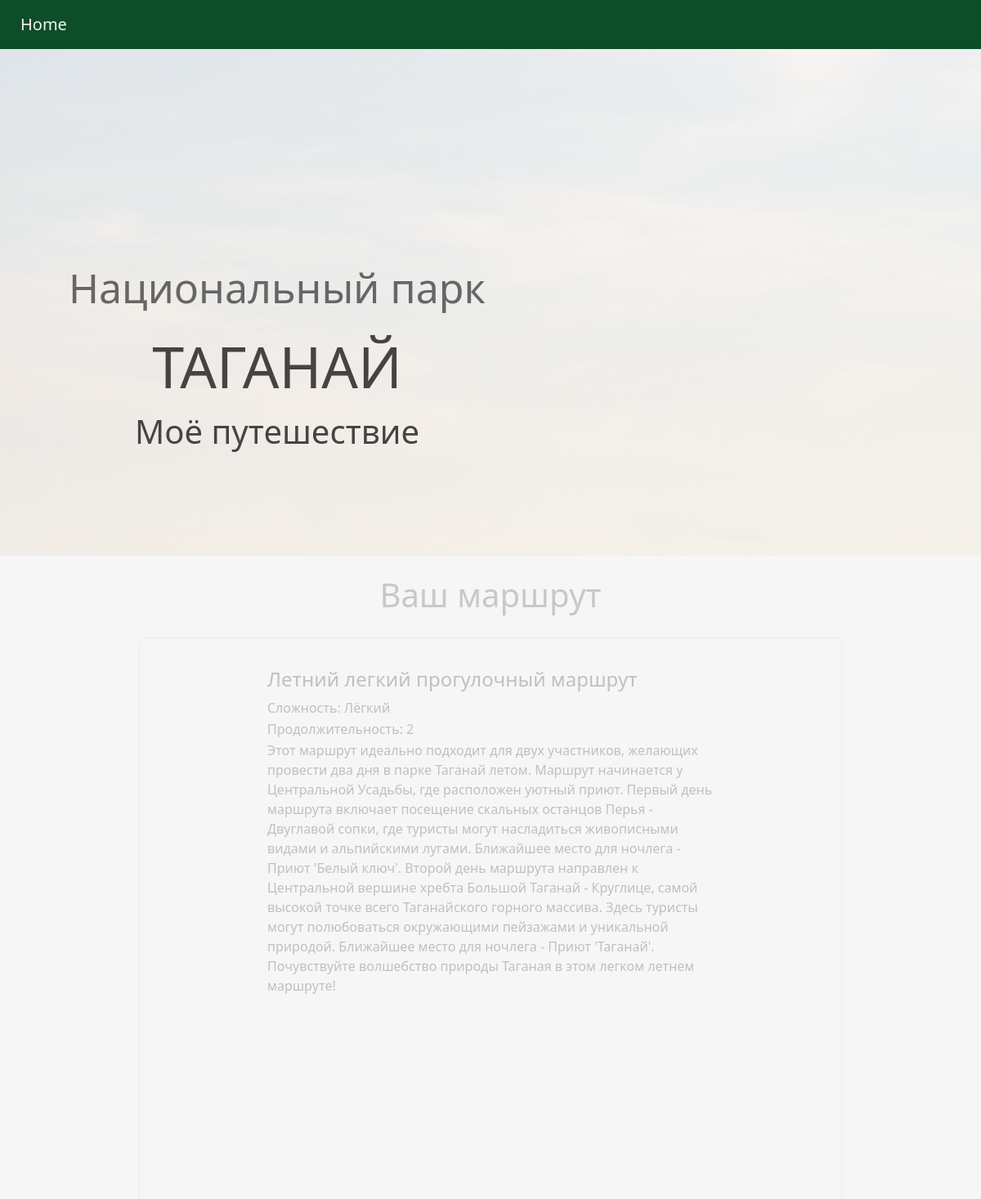
Before: /route/4/ (upper part) with the older database file.
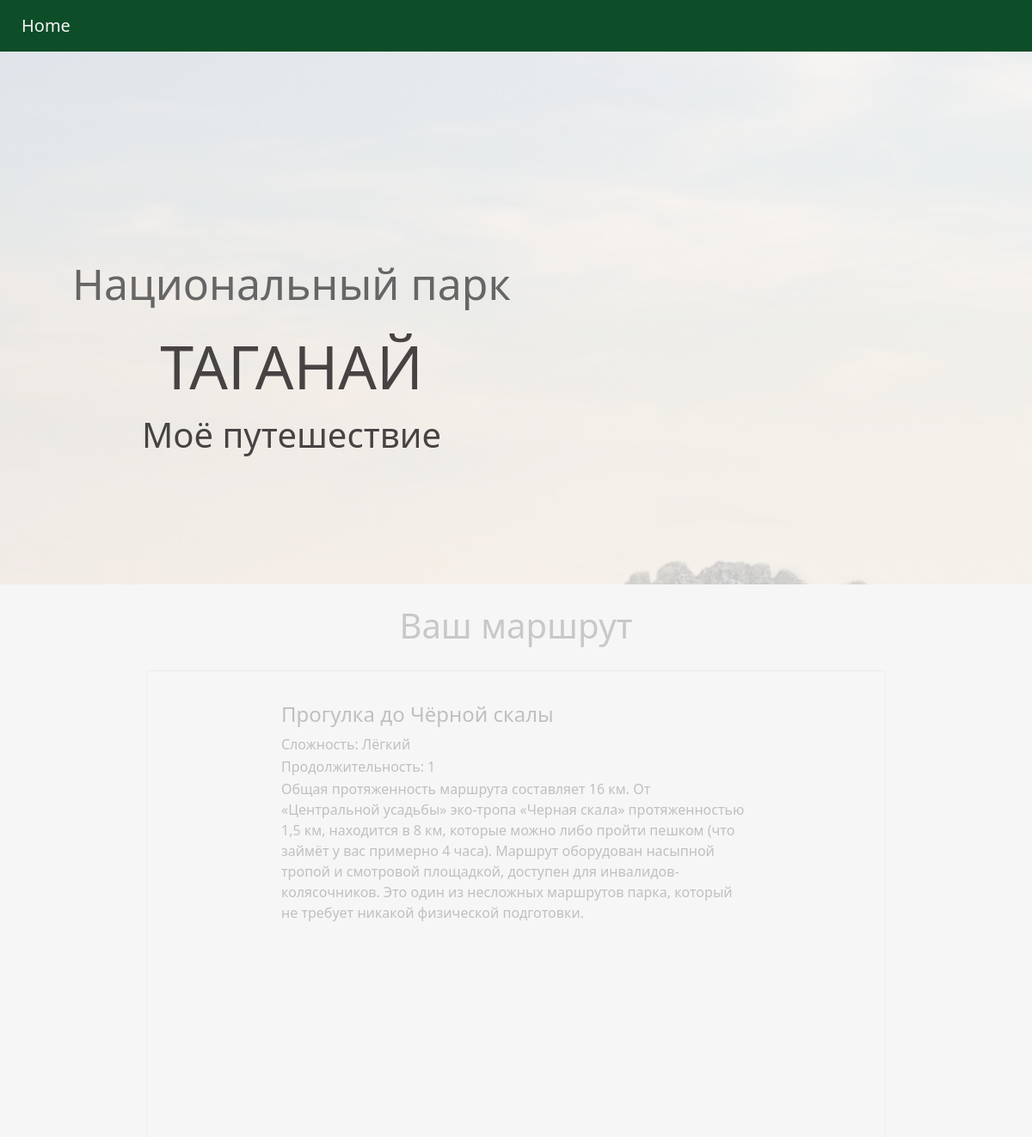
After: the same page with the newer database file.
### naturetrail/models.py (models this page shows)
class Route(models.Model):
    DIFICULT_CHOICES = (
        ("Лёгкий", "Лёгкий"),
        ("Средний", "Средний"),
        ("Сложный", "Сложный"),
        ("Выживание", "Выживание"),
    )
    name = models.CharField(max_length=320, default='generated-route')
    duration = models.PositiveSmallIntegerField()
    level_of_hardness = models.CharField(max_length=20,
                                         choices=DIFICULT_CHOICES, )
    description = models.TextField()
    price_of_accommodation = models.PositiveSmallIntegerField(default=0)
    picture = models.ImageField(upload_to='naturetrail/static/images', null=True)
    equipment = models.FileField(upload_to='equipments',null=True)
    water = models.CharField(max_length=320)
    points = models.ManyToManyField('Point', through='RoutePoint')

### naturetrail/views.py (the view)
# urls.py: path('route/<int:route_id>/', views.route_detail, name='route_detail'),
def route_detail(request, route_id):
    try:
        route = Route.objects.get(pk=route_id)
        data = prepare_data_for_ready_route(route)
    except Route.DoesNotExist:
        return render(request, 'error.html', {'error_message': 'Маршрут не найден'})
    print(data)
    return render(request, 'route_detail.html', data)

### naturetrail/views.py (called while the page is built)
def prepare_data_for_ready_route(_route):
    original_picture_path = _route.picture.name
    to_remove = "naturetrail/static/"
    picture_path = original_picture_path.removeprefix(to_remove)
    points = _route.points.all()
    points_data = [{'name': point.name, 'latitude': point.latitude, 'longitude': point.longitude} for point in points]
    return {
        'form': "form",
        'description_h': _route.description,
        'picture_h': picture_path,
        'name_h': _route.name,
        'dificult_h': _route.level_of_hardness,
        'water_h': _route.water,
        'duration_h': _route.duration,
        'points_data': json.dumps(points_data)
    }

### naturetrail/templates/route_detail.html (shortened to what this page needs)
<!DOCTYPE html>
<html lang="en">
<head>
    {% load static %}
    <link href="{% static 'css/bootstrap.min.css' %}" rel="stylesheet" type="text/css">
    <link href="/static/css/main.css" rel="stylesheet" type="text/css">
</head>
<body>
<nav class="navbar navbar-expand-lg fixed-top" id="menu">
    <a class="navbar-brand" href="/">Home</a>
</nav>
<header class="header_route_detail">
    <div class="overlay_route_detail"></div>
    <div class="container">
        <div class="row">
            <div class="col-md-6 d-flex justify-content-between">
                <div class="description text-center">
                    <h3>
                        <p>
                            Национальный парк
                        </p>
                        ТАГАНАЙ
                    </h3>
                    <div class="preview2">Моё путешествие</div>
                </div>
            </div>
        </div>
    </div>
</header>
<div class="gener" id="gener">
    <div class="container">
        <h1 class="text-center mt-4">Ваш маршрут</h1>
        <div class="row">
            <div class="one">
                <div class="card" id="card">
                    <div class="card-body" id="card-body">
                        <h4 class="card-title">{{name_h}}</h4>
                        <p class="card1-text">Сложность: {{ dificult_h }}</p>
                        <p class="card1-text">Продолжительность: {{ duration_h }}</p>
                        <p class="card-text4">{{ description_h }}</p>
                        <div id="map" style="width: 600px; height: 400px"></div>
                    </div>
                </div>
            </div>
        </div>
    </div>
</div>
</body>
</html>

Changed rows visible on the page:
changed Route "Лёгкий": name "Летний легкий прогулочный маршрут" → "Прогулка до Чёрной скалы"; description "Этот маршрут идеально подходит для двух участников, желающих провести два дня в парке Таганай летом. Маршрут начинается у Центральной Усадьбы, где расположен уютный приют. Первый день маршрута включает посещение скальных останцов Перья - Двуглавой сопки, где туристы могут насладиться живописными видами и альпийскими лугами. Ближайшее место для ночлега - Приют 'Белый ключ'. Второй день маршрута направлен к Центральной вершине хребта Большой Таганай - Круглице, самой высокой точке всего Таганайского горного массива. Здесь туристы могут полюбоваться окружающими пейзажами и уникальной природой. Ближайшее место для ночлега - Приют 'Таганай'. Почувствуйте волшебство природы Таганая в этом легком…" → "Общая протяженность маршрута составляет 16 км. От «Центральной усадьбы» эко-тропа «Черная скала» протяженностью 1,5 км, находится в 8 км, которые можно либо пройти пешком (что займёт у вас примерно 4 часа). Маршрут оборудован насыпной тропой и смотровой площадкой, доступен для инвалидов-колясочников. Это один из несложных маршрутов парка, который не требует никакой физической подготовки."
Other visible differences:
{{ duration_h }}: "2" → "1"
